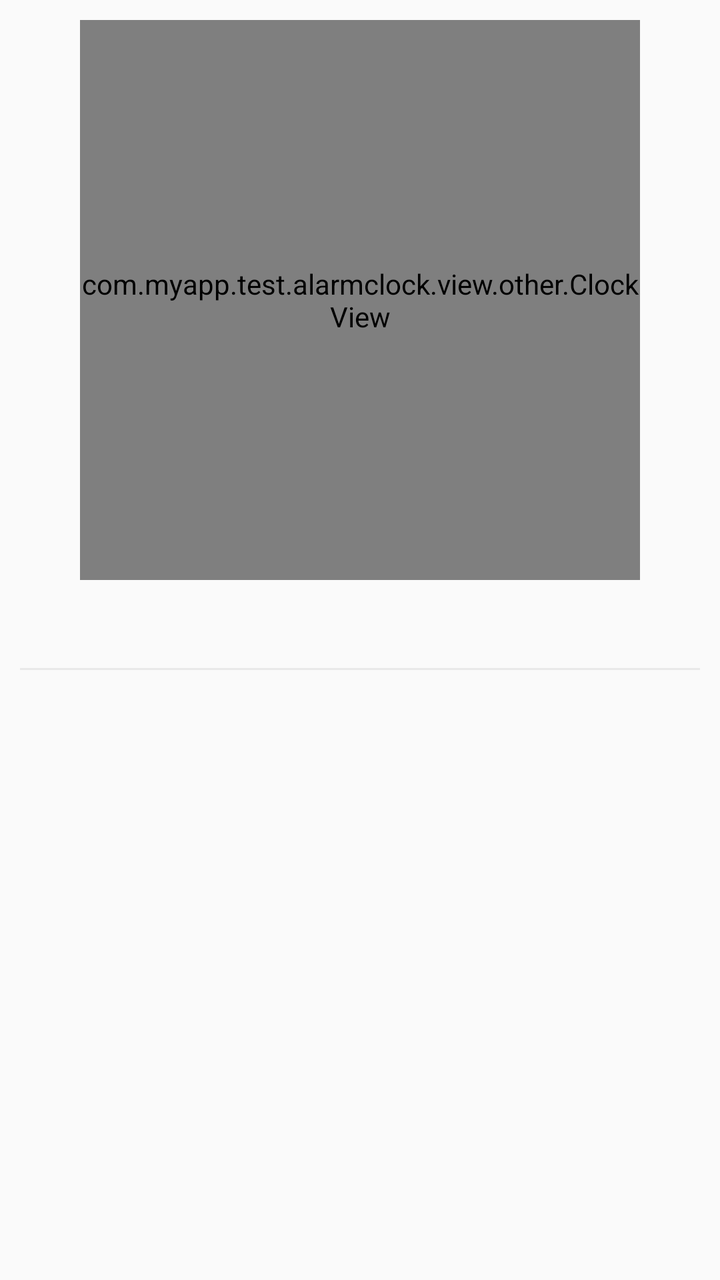
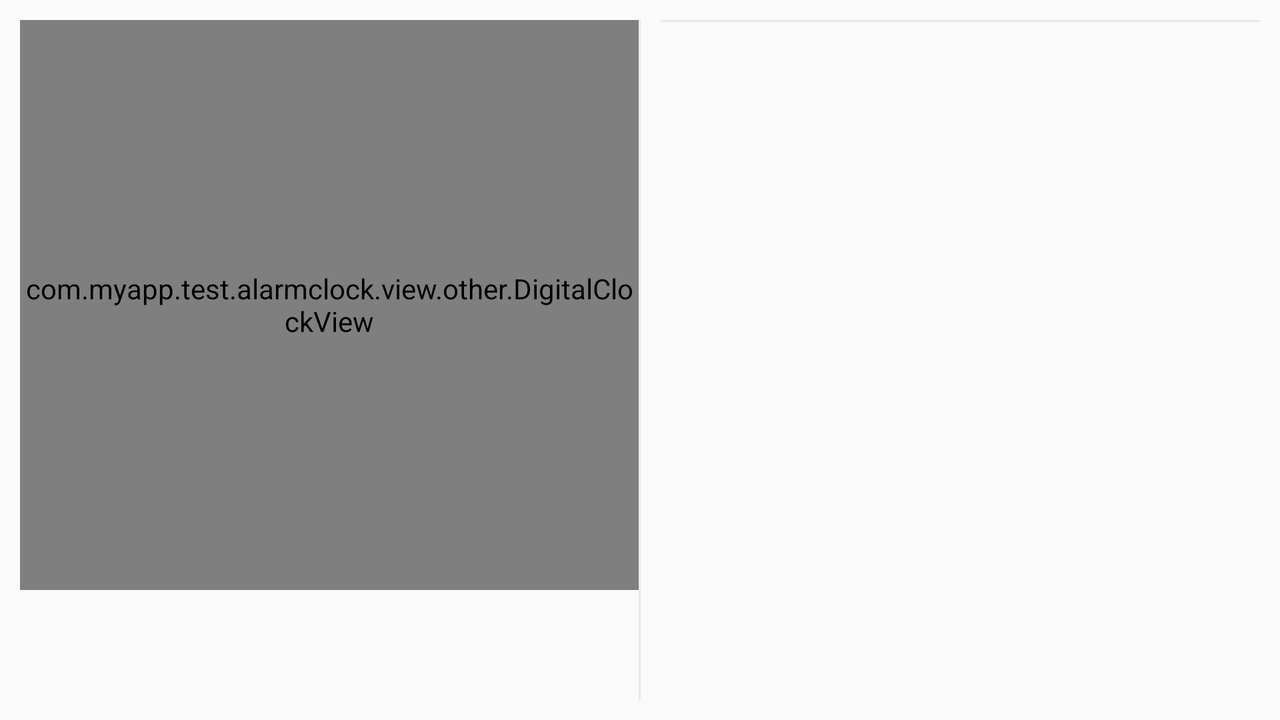

Two renders of one Android screen. The first uses the default layout on a phone; the second uses the alternative layout the repository ships for a different screen configuration, on a matching device. The two XML files are below.
<!-- AndroidManifest.xml: application theme AppTheme -->
<!-- res/layout/activity_main.xml -->
<?xml version="1.0" encoding="utf-8"?>
<LinearLayout xmlns:android="http://schemas.android.com/apk/res/android"
    xmlns:tools="http://schemas.android.com/tools"
    android:layout_width="match_parent"
    android:layout_height="match_parent"
    android:orientation="vertical"
    android:layout_margin="10dp"
    tools:context=".view.MainActivity">

    <ImageSwitcher
        android:id="@+id/image_switcher"
        android:layout_width="280dp"
        android:layout_height="280dp"
        android:layout_gravity="center">

        <com.myapp.test.alarmclock.view.other.ClockView style="@style/myClockView" />

        <com.myapp.test.alarmclock.view.other.DigitalClockView
        style="@style/myClockView"/>

    </ImageSwitcher>

    <TextView
        android:id="@+id/info_text"
        style="@style/InfoText" />

    <FrameLayout
        android:layout_width="match_parent"
        android:layout_height="match_parent">

        <View
            style="@style/Line" />

        <androidx.recyclerview.widget.RecyclerView
            android:id="@+id/list"
            style="@style/RecyclerView"
            android:clipToPadding="false"
            android:paddingBottom="90dp"  />

        <Button
            android:id="@+id/create"
            style="@style/AddButton" />

    </FrameLayout>

</LinearLayout>
<!-- resources referenced by this layout -->
<resources>
  <style name="AddButton">
          <item name="android:layout_width">50dp</item>
          <item name="android:layout_height">50dp</item>
          <item name="android:layout_gravity">bottom|center</item>
          <item name="android:background">@drawable/add_button_selector</item>
          <item name="android:layout_marginBottom">15dp</item>
      </style>
  <style name="InfoText" parent="AlarmClockTextDay">
          <item name="android:layout_gravity">center</item>
          <item name="android:layout_marginTop">10dp</item>
          <item name="android:layout_marginBottom">15dp</item>
          <item name="android:textColor">@color/colorBlack</item>
      </style>
  <style name="Line">
          <item name="android:layout_width">wrap_content</item>
          <item name="android:layout_height">1dp</item>
          <item name="android:background">@color/colorGray</item>
      </style>
  <style name="RecyclerView">
          <item name="android:layout_width">match_parent</item>
          <item name="android:layout_height">match_parent</item>
      </style>
  <style name="myClockView">
          <item name="android:layout_width">match_parent</item>
          <item name="android:layout_height">match_parent</item>
      </style>
  <style name="AppTheme" parent="Theme.AppCompat.Light">
          <item name="colorPrimaryDark">@color/colorBlack</item>
          <item name="colorAccent">@color/colorBlack</item>
      </style>
  <!-- drawable add_button_selector (drawable) -->
  <?xml version="1.0" encoding="utf-8"?>
  <selector xmlns:android="http://schemas.android.com/apk/res/android">
      <item android:state_pressed="true" android:drawable="@drawable/ic_add_gray"/>
      <item android:state_pressed="false" android:drawable="@drawable/ic_add_black"/>
  </selector>
  <style name="AlarmClockTextDay">
          <item name="android:layout_width">wrap_content</item>
          <item name="android:layout_height">wrap_content</item>
      </style>
  <color name="colorBlack">#000000</color>
  <color name="colorGray">#E9E9E9</color>
  <!-- drawable ic_add_gray (drawable) -->
  <vector android:height="24dp" android:tint="#DCDCDC"
      android:viewportHeight="24.0" android:viewportWidth="24.0"
      android:width="24dp" xmlns:android="http://schemas.android.com/apk/res/android">
      <path android:fillColor="#FF000000" android:pathData="M12,2C6.48,2 2,6.48 2,12s4.48,10 10,10 10,-4.48 10,-10S17.52,2 12,2zM17,13h-4v4h-2v-4L7,13v-2h4L11,7h2v4h4v2z"/>
  </vector>
</resources>
<!-- res/layout-land/activity_main.xml (the repository's variant of the layout above) -->
<!-- drawn on the phone turned sideways -->
<?xml version="1.0" encoding="utf-8"?>
<LinearLayout xmlns:android="http://schemas.android.com/apk/res/android"
    xmlns:tools="http://schemas.android.com/tools"
    android:layout_width="match_parent"
    android:layout_height="match_parent"
    android:layout_margin="10dp"
    android:orientation="horizontal"
    tools:context=".view.MainActivity">

    <LinearLayout
        android:layout_width="0dp"
        android:layout_height="match_parent"
        android:layout_weight="1"
        android:gravity="center"
        android:orientation="vertical">

        <FrameLayout
            android:layout_width="match_parent"
            android:layout_height="match_parent">

            <com.myapp.test.alarmclock.view.other.DigitalClockView
                style="@style/myClockView"
                android:layout_marginBottom="55dp" />

            <TextView
                android:id="@+id/info_text"
                style="@style/InfoText"
                android:layout_gravity="bottom|center"
                android:layout_marginBottom="100dp" />

        </FrameLayout>

        <ImageSwitcher
            android:id="@+id/image_switcher"
            android:layout_width="0dp"
            android:layout_height="0dp"
            android:layout_gravity="center"
            android:visibility="invisible">

            <com.myapp.test.alarmclock.view.other.ClockView style="@style/myClockView" />

            <com.myapp.test.alarmclock.view.other.DigitalClockView style="@style/myClockView" />

        </ImageSwitcher>


    </LinearLayout>

    <View
        android:layout_width="1dp"
        android:layout_height="match_parent"
        android:background="@color/colorGray" />

    <FrameLayout
        android:layout_width="0dp"
        android:layout_height="match_parent"
        android:layout_weight="1"
        android:paddingLeft="10dp">

        <View style="@style/Line" />

        <androidx.recyclerview.widget.RecyclerView
            android:id="@+id/list"
            style="@style/RecyclerView"
            android:clipToPadding="false"
            android:paddingBottom="90dp" />

        <Button
            android:id="@+id/create"
            style="@style/AddButton" />

    </FrameLayout>

</LinearLayout>
<!-- resources referenced by the variant -->
<!-- as the phone turned sideways resolves them -->
<resources>
  <color name="colorGray">#E9E9E9</color>
  <style name="AddButton">
          <item name="android:layout_width">50dp</item>
          <item name="android:layout_height">50dp</item>
          <item name="android:layout_gravity">bottom|center</item>
          <item name="android:background">@drawable/add_button_selector</item>
          <item name="android:layout_marginBottom">15dp</item>
      </style>
  <style name="InfoText" parent="AlarmClockTextDay">
          <item name="android:layout_gravity">center</item>
          <item name="android:layout_marginTop">10dp</item>
          <item name="android:layout_marginBottom">15dp</item>
          <item name="android:textColor">@color/colorBlack</item>
      </style>
  <style name="Line">
          <item name="android:layout_width">wrap_content</item>
          <item name="android:layout_height">1dp</item>
          <item name="android:background">@color/colorGray</item>
      </style>
  <style name="RecyclerView">
          <item name="android:layout_width">match_parent</item>
          <item name="android:layout_height">match_parent</item>
      </style>
  <style name="myClockView">
          <item name="android:layout_width">match_parent</item>
          <item name="android:layout_height">match_parent</item>
      </style>
  <style name="AppTheme" parent="Theme.AppCompat.Light">
          <item name="colorPrimaryDark">@color/colorBlack</item>
          <item name="colorAccent">@color/colorBlack</item>
      </style>
  <!-- drawable add_button_selector (drawable) -->
  <?xml version="1.0" encoding="utf-8"?>
  <selector xmlns:android="http://schemas.android.com/apk/res/android">
      <item android:state_pressed="true" android:drawable="@drawable/ic_add_gray"/>
      <item android:state_pressed="false" android:drawable="@drawable/ic_add_black"/>
  </selector>
  <style name="AlarmClockTextDay">
          <item name="android:layout_width">wrap_content</item>
          <item name="android:layout_height">wrap_content</item>
      </style>
  <color name="colorBlack">#000000</color>
  <!-- drawable ic_add_gray (drawable) -->
  <vector android:height="24dp" android:tint="#DCDCDC"
      android:viewportHeight="24.0" android:viewportWidth="24.0"
      android:width="24dp" xmlns:android="http://schemas.android.com/apk/res/android">
      <path android:fillColor="#FF000000" android:pathData="M12,2C6.48,2 2,6.48 2,12s4.48,10 10,10 10,-4.48 10,-10S17.52,2 12,2zM17,13h-4v4h-2v-4L7,13v-2h4L11,7h2v4h4v2z"/>
  </vector>
</resources>
